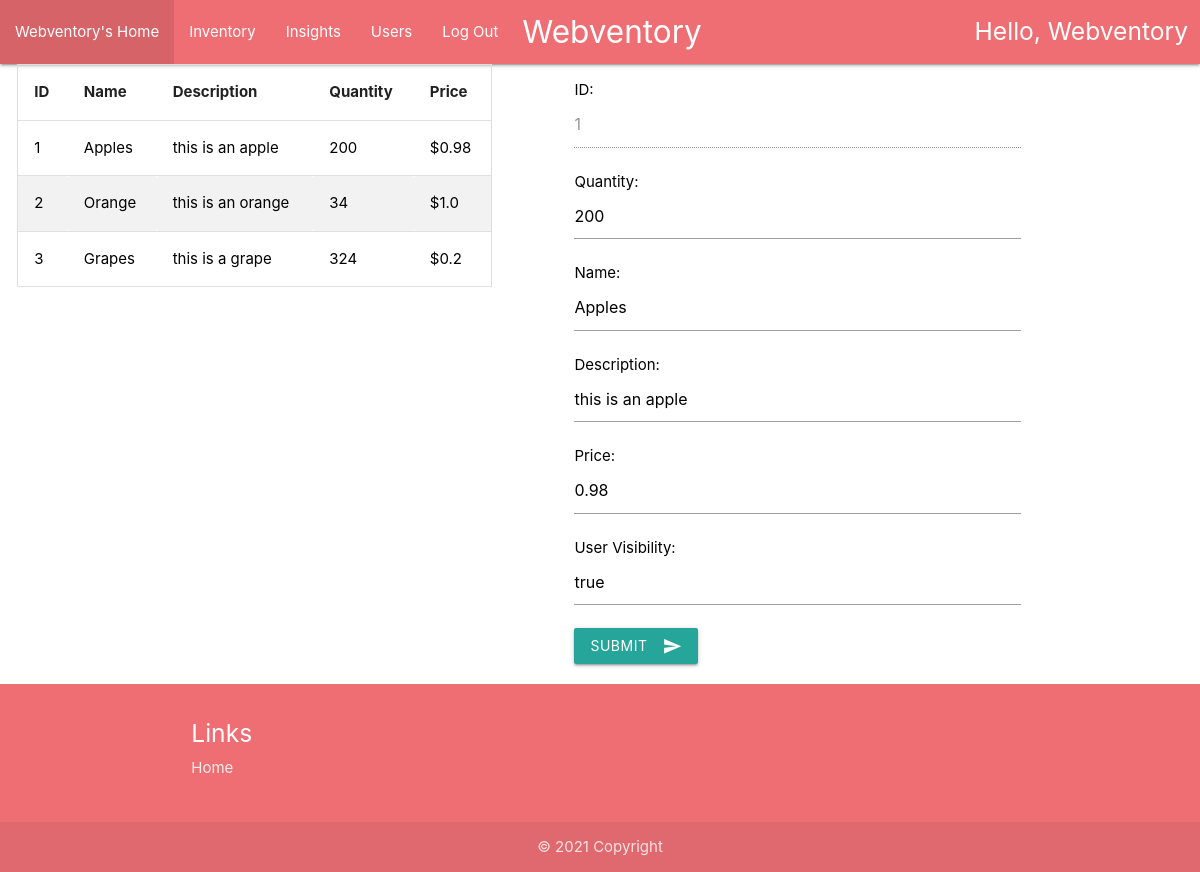
/userInventory/1/edit (signed in), run on the app's committed database.
### home/models.py (models this page shows, shortened)
class User(AbstractUser):
    username = models.CharField(max_length=30, unique=True)
    email = models.CharField(max_length=100)
    password = models.CharField(max_length=30)
    def __str__(self):
        return self.username

class Item(models.Model):
    id = models.AutoField(unique=True, primary_key=True)
    name = models.CharField(max_length=30)
    description = models.CharField(max_length=100)
    quantity = models.IntegerField()
    price = models.FloatField()
    user_visibility = models.CharField(max_length=30)

### home/views.py (the view, shortened to what this page needs)
# urls.py: path('userInventory/<int:item_id>/edit', views.user_inventory_edit)
@login_required(login_url='/login')
def user_inventory_edit(request, item_id=0):
    item = Item.objects.get(id=item_id)
    items = Item.objects.all().select_related()
    itemHistory = ItemHistory.objects.filter(item_id=item)
    return render(request, 'home/userHomeInventoryEdit.html',
                  {"username": str(request.user).title(), "item": item, "items": items,
                   "itemHistories": itemHistory})

### home/templates/home/userHomeInventoryEdit.html (shortened to what this page needs)
{% extends 'home/userHome.html' %}
{% block content %}
{% load static %}
<link rel="stylesheet" href="{% static 'home/css/style.css' %}">
<div class="row" style="padding-left : .5%;">
    <div class="container-fluid">
        <div class="col s5 center">
            <table id="myTable">
                    <thead>
                        <tr>
                            <th>ID</th>
                            <th>Name</th>
                            <th>Description</th>
                            <th>Quantity</th>
                            <th>Price</th>
                        </tr>
                    </thead>
                    <tbody>
                    {% for item in items %}
                        <tr>
                            <td><a style="color: black" href="/userInventory/{{item.id}}">
                                {{ item.id }}
                            </a></td>
                            <td><a style="color: black" href="/userInventory/{{item.id}}">
                                {{ item.name }}
                            </a></td>
                            <td><a style="color: black" href="/userInventory/{{item.id}}">
                                {{ item.description }}
                            </a></td>
                            <td><a style="color: black" href="/userInventory/{{item.id}}">
                                {{ item.quantity }}
                            </a></td>
                            <td><a style="color: black" href="/userInventory/{{item.id}}">
                                ${{ item.price }}
                            </a></td>
                        </tr>
                    {% endfor %}
                    </tbody>
            </table>
        </div>
    </div>
    <div class="container-fluid">
        <div class="col s7 left" style="padding-left: 5%">
            <form class="col s9" name="ItemEditForm" action="/userInventory/{{item.id}}/edit" method="post">
                <p><label for="id_item">ID:</label>
                    <input id="id_item" type="number" name="item" disabled value="{{item.id}}" required></p>
                <p><label for="id_quantity">Quantity:</label>
                    <input id="id_quantity" type="number" name="quantity" value="{{item.quantity}}" required></p>
                <p><label for="id_name">Name:</label>
                    <input type="text" name="name" id="id_name" maxlength="30" value="{{item.name}}" required></p>
                <p><label for="description">Description:</label>
                    <input type="text" name="description" id="description" maxlength="100" value="{{item.description}}"
                           required></p>
                <p><label for="price">Price:</label>
                    <input type="number" name="price" id="price" step="any" value="{{item.price}}" required></p>
                <p><label for="user_visibility">User Visibility:</label>
                    <input type="text" name="user_visibility" id="user_visibility"
                           value="{{item.user_visibility}}">
                </p>
                <button class="btn waves-effect waves-light" type="submit" name="action">Submit
                    <i class="material-icons right">send</i>
                </button>
            </form>
        </div>
    </div>
</div>
{% endblock %}

### home/templates/home/userHomeBase.html (shortened to what this page needs)
<!DOCTYPE html>
<html lang="en">
<head>
    {% load static %}
    <link rel="stylesheet" href="{% static 'home/css/materialize.css' %}">
    <link rel="stylesheet" href="{% static 'home/css/style.css' %}">
</head>
<body>
<nav>
    <div class="nav-wrapper container-fluid">
        <a href="/" class="brand-logo center" style="padding-left: 2%"
        >Webventory</a
        >
        <ul class="left hide-on-med-and-down">
            <li><a href="/userHome">{{username}}'s Home</a></li>
            <li><a href="/userInventory">Inventory</a></li>
            <li><a href="/userInsights">Insights</a></li>
            <li><a href="#">Users</a></li>
            <li><a href="/logout">Log Out</a></li>
        </ul>
        <h5 class="right" style="padding-right: 1%; padding-top: 0.125%">
            Hello, {{username}}
        </h5>
    </div>
</nav>
<main>
    {% block content %}
    {% endblock %}
</main>
<footer class="page-footer">
    <div class="container">
        <div class="row">
            <div class="col 12 offset-12 s15">
                <h5 class="white-text">Links</h5>
                <a class="grey-text text-lighten-3" href="#">Home</a>
                <br/>
                <br/>
            </div>
        </div>
    </div>
    <div class="footer-copyright">
        <div class="container center">© 2021 Copyright</div>
    </div>
</footer>
</body>
</html>

### home/static/home/css/style.css (style rules this page uses)
body { display: flex; min-height: 100vh; flex-direction: column; }
main { flex: 1 0 auto; }
table { border-spacing: 0; width: 100%; border: 1px solid #ddd; }
th { cursor: pointer; }
th, td { text-align: left; padding: 16px; }
tr:nth-child(even) { background-color: #f2f2f2 }

### home/templates/home/userHomeInventoryEdit.html (style rules this page uses)
label { font-size: 15px; color: black; }
p { font-size: 15px; }

### data on the page
User: username "Webventory"
Item: id "1", name "Apples", description "this is an apple", quantity "200", price "0.98", item "1", user_visibility "true"
Item: id "2", name "Orange", description "this is an orange", quantity "34", price "1.0"
Item: id "3", name "Grapes", description "this is a grape", quantity "324", price "0.2"
